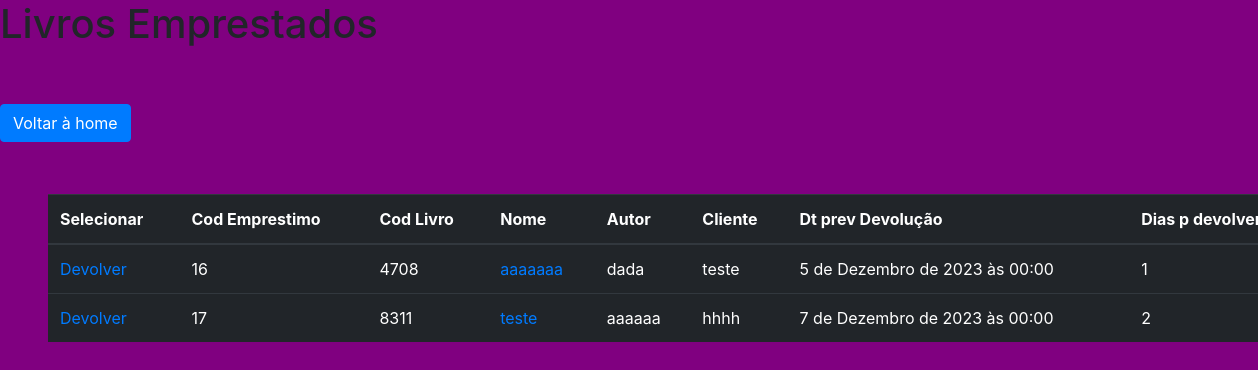
The app's page /cliente/emprestados-livros/ (signed in), older data.
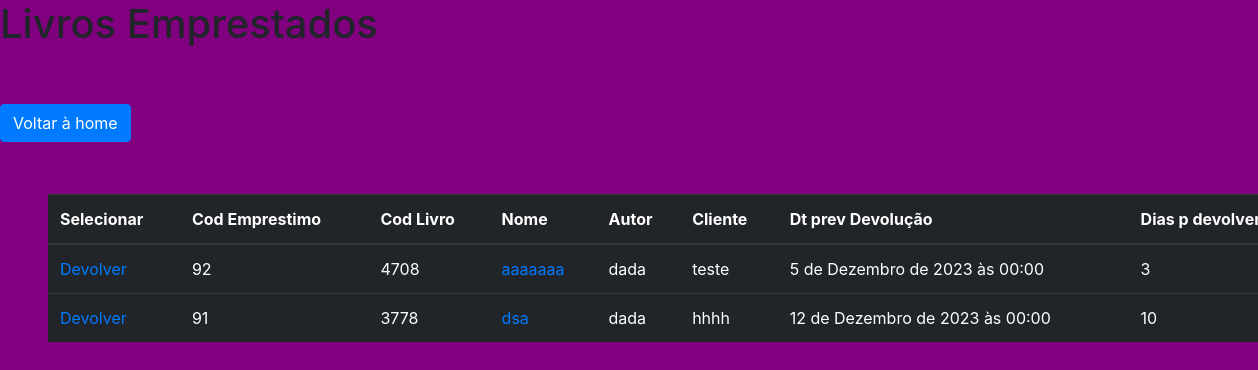
The same page, newer data.
### bibliotecaApp/models.py (models this page shows, shortened)
class Livro(models.Model):
    user = models.ForeignKey(CustomUser, on_delete=models.CASCADE)
    empresa = models.ForeignKey(Empresas, on_delete=models.CASCADE)
    cod = models.IntegerField(unique=True)
    name = models.CharField(max_length=255, blank=False)
    genery = models.ForeignKey(Genero, on_delete=models.CASCADE, blank=True)
    pg = models.IntegerField()
    picture = models.ImageField(blank=True)
    author = models.CharField(max_length=255)
    qtd = models.IntegerField()
    created_at = models.DateTimeField()
    in_stock = models.BooleanField(default=False)
    emprestado = models.IntegerField(default=0)
    class Meta:
        verbose_name = 'Livro'
        verbose_name_plural = 'Livros'

### cliente/models.py (models this page shows, shortened)
class Emprestimo(models.Model):
    cod = models.CharField(max_length=36, unique=True)
    user = models.ForeignKey(CustomUser, on_delete=models.CASCADE)
    empresa = models.ForeignKey(Empresas, on_delete=models.CASCADE)
    cliente = models.ForeignKey(Cliente, on_delete=models.CASCADE)
    livro = models.ForeignKey(Livro, on_delete=models.CASCADE)
    data_emprestimo = models.DateTimeField()
    data_prev_devolucao = models.DateTimeField()
    data_devolucao = models.DateTimeField(null=True, blank=True)
    devolvido = models.BooleanField(default=False)
    saldo_de_dias_devolvidos = models.IntegerField()
    dias_para_devolver = models.IntegerField()
    def save(self, *args, **kwargs):
        if not self.cod:
            self.cod = str(uuid4())
        super().save(*args, **kwargs)
    class Meta:
        verbose_name = 'Empréstimo'
        verbose_name_plural = 'Empréstimos'

class Cliente(models.Model):
    user = models.ForeignKey(CustomUser, on_delete=models.CASCADE)
    empresa = models.ForeignKey(Empresas, on_delete=models.CASCADE)
    cod = models.IntegerField(unique=True)
    name = models.CharField(max_length=255, blank=False)
    cpf = models.CharField(max_length=14)
    email = models.EmailField()
    created_at = models.DateTimeField()
    active = models.BooleanField(default=False)
    qtd_livros = models.IntegerField()
    def __str__(self):
        return self.name
    class Meta:
        verbose_name = 'Cliente'
        verbose_name_plural = 'Clientes'

### cliente/views.py (the view)
# urls.py: path('emprestados-livros/', views.emprestados_livros, name='emprestados-livros'),
@login_required(redirect_field_name='login')
def emprestados_livros(request):
    user = request.user
    clientes = get_clientes_based_on_permission(user)
    livros_emprestados = Livro.objects.filter(
        id__in=Emprestimo.objects.filter(
            Q(cliente_id__in=[cliente.id for cliente in clientes]) & Q(devolvido=False)
        ).values_list('livro_id', flat=True)
    ).distinct()
    emprestimos_info = []
    for livro in livros_emprestados:
        emprestimos_livro = Emprestimo.objects.filter(livro=livro, devolvido=False)
        for emprestimo in emprestimos_livro:
            emprestimos_info.append({
                'livro': livro,
                'emprestimo': emprestimo,
                'cliente': emprestimo.cliente,
                'data_prev_devolucao': emprestimo.data_prev_devolucao,
                'dias_para_devolver' : emprestimo.dias_para_devolver,
            })
    return render(request, 'pages/emprestados_livros.html', {
        'emprestimos_info': emprestimos_info,
    })

### cliente/views.py (called while the page is built)
def get_clientes_based_on_permission(user):
    if user.is_superuser:
        return Cliente.objects.all()
    elif user.cargo.name == 'Gerente':
        return Cliente.objects.filter(empresa_id=user.empresa.id)
    else:
        return Cliente.objects.filter(user_id=user.id)

### cliente/templates/pages/emprestados_livros.html (shortened to what this page needs)
{% load static %}
<!DOCTYPE html>
<html lang="en">
<head>
    <link rel="stylesheet" href="https://stackpath.bootstrapcdn.com/bootstrap/4.1.3/css/bootstrap.min.css">
    <link rel="stylesheet" href="{% static 'css/global.css' %}">
</head>
<body>
    <h1>Livros Emprestados</h1>
    <a href="{% url 'home'  %}" class="btn btn-primary mt-5 mb-1">Voltar à home</a>
    <table class="table table-dark m-5">
        <thead>
            <tr>
                <th scope="col">Selecionar</th>
                <th scope="col">Cod Emprestimo</th>
                <th scope="col">Cod Livro</th>
                <th scope="col">Nome</th>
                <th scope="col">Autor</th>
                <th scope="col">Cliente</th>
                <th scope="col">Dt prev Devolução</th>
                <th scope="col">Dias p devolver</th>
            </tr>
        </thead>
        <tbody>
            {% for emprestimo_info in emprestimos_info %}
            <tr>
                <td>
                    <a href="{% url 'devolver-livro' emprestimo_info.emprestimo.id %}">
                        Devolver
                    </a>
                </td>
                <td>{{ emprestimo_info.emprestimo.id }}</td>
                <td>{{ emprestimo_info.livro.cod }}</td>
                <td>
                    <a href="{% url 'livro-detail' emprestimo_info.livro.id %}">
                        {{ emprestimo_info.livro.name }}
                    </a>
                </td>
                <td>{{ emprestimo_info.livro.author }}</td>
                <td>{{ emprestimo_info.cliente }}</td>
                <td>{{ emprestimo_info.data_prev_devolucao }}</td>
                <td>{{ emprestimo_info.dias_para_devolver }}</td>
            </tr>
            {% endfor %}
        </tbody>
    </table>
</body>
</html>

Row changes from the older to the newer data that the page shows:
no longer on this page (row edited): Livro: emprestimo.id "17", livro.cod "8311", livro.name "teste", livro.author "aaaaaa", cliente "hhhh", data_prev_devolucao "7 de Dezembro de 2023 às 00:00", dias_para_devolver "2"
computed for Livro "aaaaaaa": emprestimo.id "16" → "92"; dias_para_devolver "1" → "3"
now on this page (row edited): Livro: emprestimo.id "91", livro.cod "3778", livro.name "dsa", livro.author "dada", cliente "hhhh", data_prev_devolucao "12 de Dezembro de 2023 às 00:00", dias_para_devolver "10"
